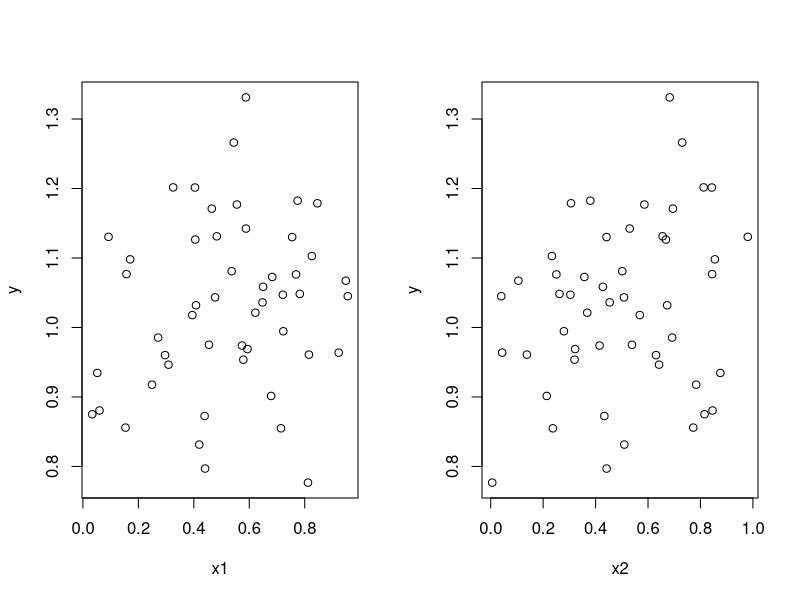
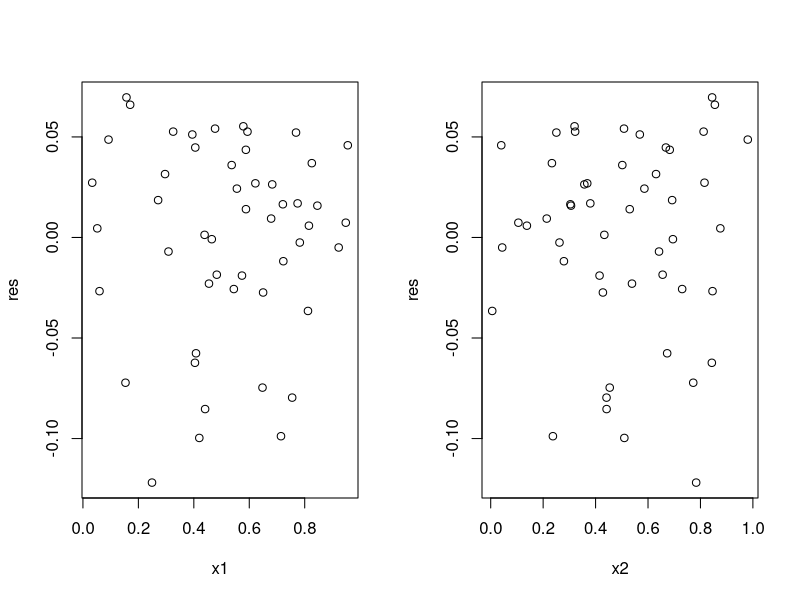
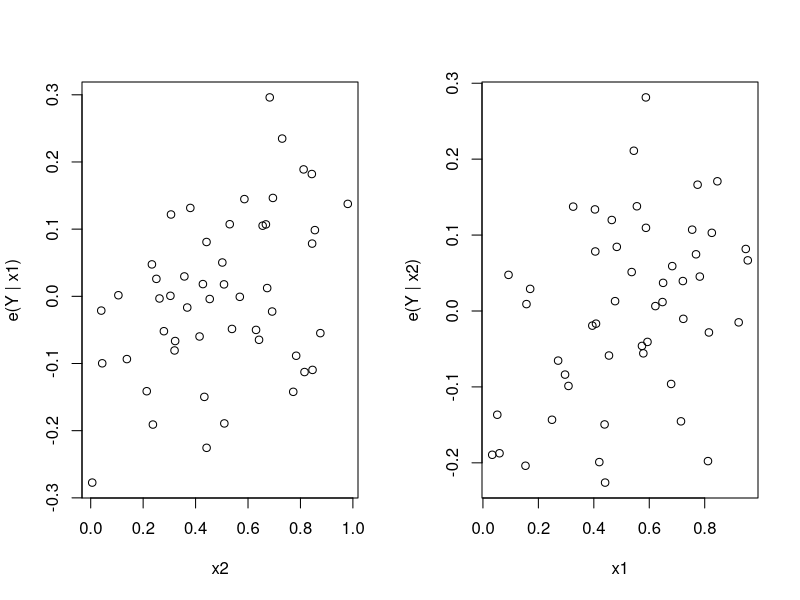
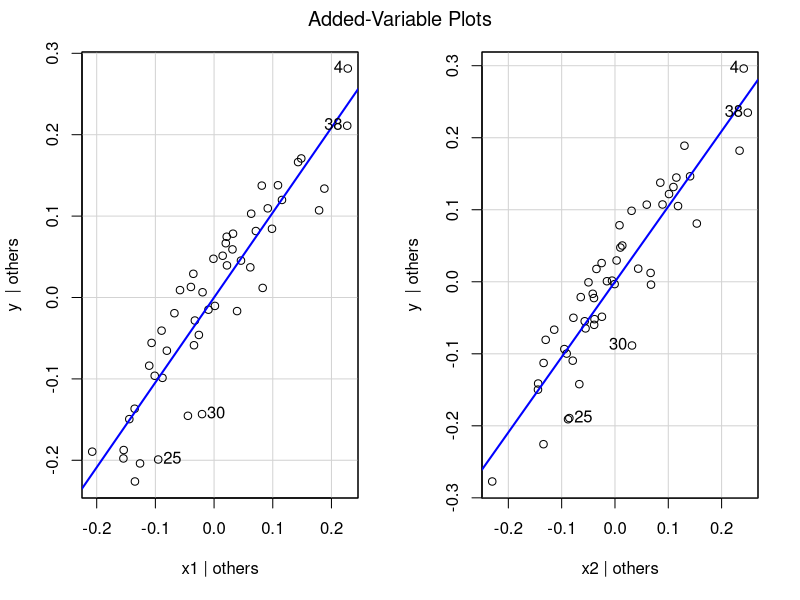

Here is the R script that generated these plots, in order:
x1 = runif(50)
eps_x = rnorm(50, 0, 0.1)
x2 = 1 - x1 + eps_x
eps_y = rnorm(50, 0, 0.05)
y = x1 + x2 + eps_y

par(mfrow=c(1, 2))
plot(y ~ x1)
plot(y ~ x2)

summary(lm(y ~ x1))
summary(lm(y ~ x2))
summary(lm(y ~ x1 + x2))

m = lm(y ~ x1 + x2)
res = m$residuals
plot(res ~ x1)
plot(res ~ x2)

m1 = lm(y ~ x1)
res1 = m1$residuals
plot(res1 ~ x2, ylab = "e(Y | x1)")

m2 = lm(y ~ x2)
res2 = m2$residuals
plot(res2 ~ x1, ylab = "e(Y | x2)")

library(car)
avPlots(m)
